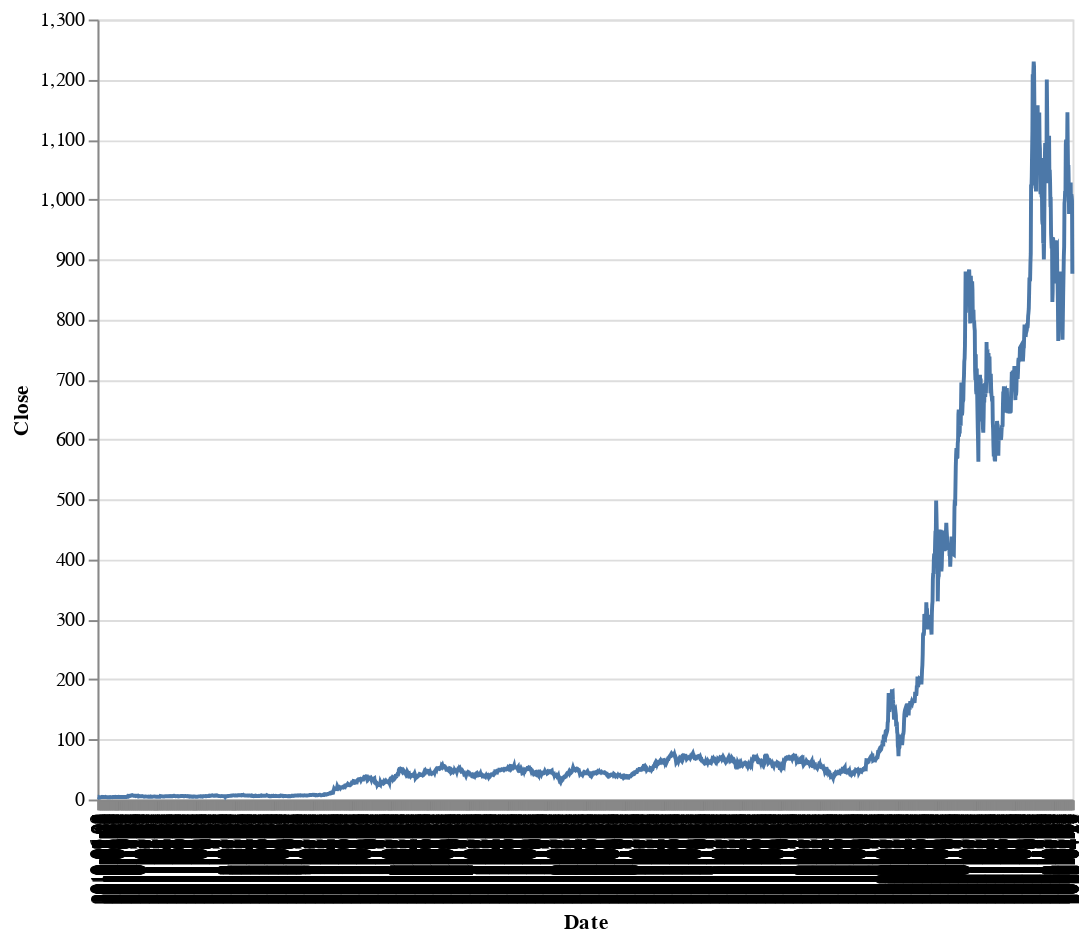

This figure's notebook cell:
### Code cell
(alt.Chart(stockDf).mark_line().encode(x='Date', y='Close').properties(height=400, width=500))

### Figure 1 — Vega-Lite specification as saved in the notebook (floating-point values rounded to 4 significant figures; data arrays with more than 128 entries replaced by an {"elided": "..."} marker saying what was removed)
{"config": {"view": {"continuousWidth": 400, "continuousHeight": 300}}, "data": {"name": "data-92cc619e57fc39f32e2be8c274192c8d"}, "mark": "line", "encoding": {"x": {"field": "Date", "type": "nominal"}, "y": {"field": "Close", "type": "quantitative"}}, "height": 400, "width": 500, "$schema": "https://vega.github.io/schema/vega-lite/v4.17.0.json", "datasets": {"data-92cc619e57fc39f32e2be8c274192c8d": {"elided": "2978 records"}}}
